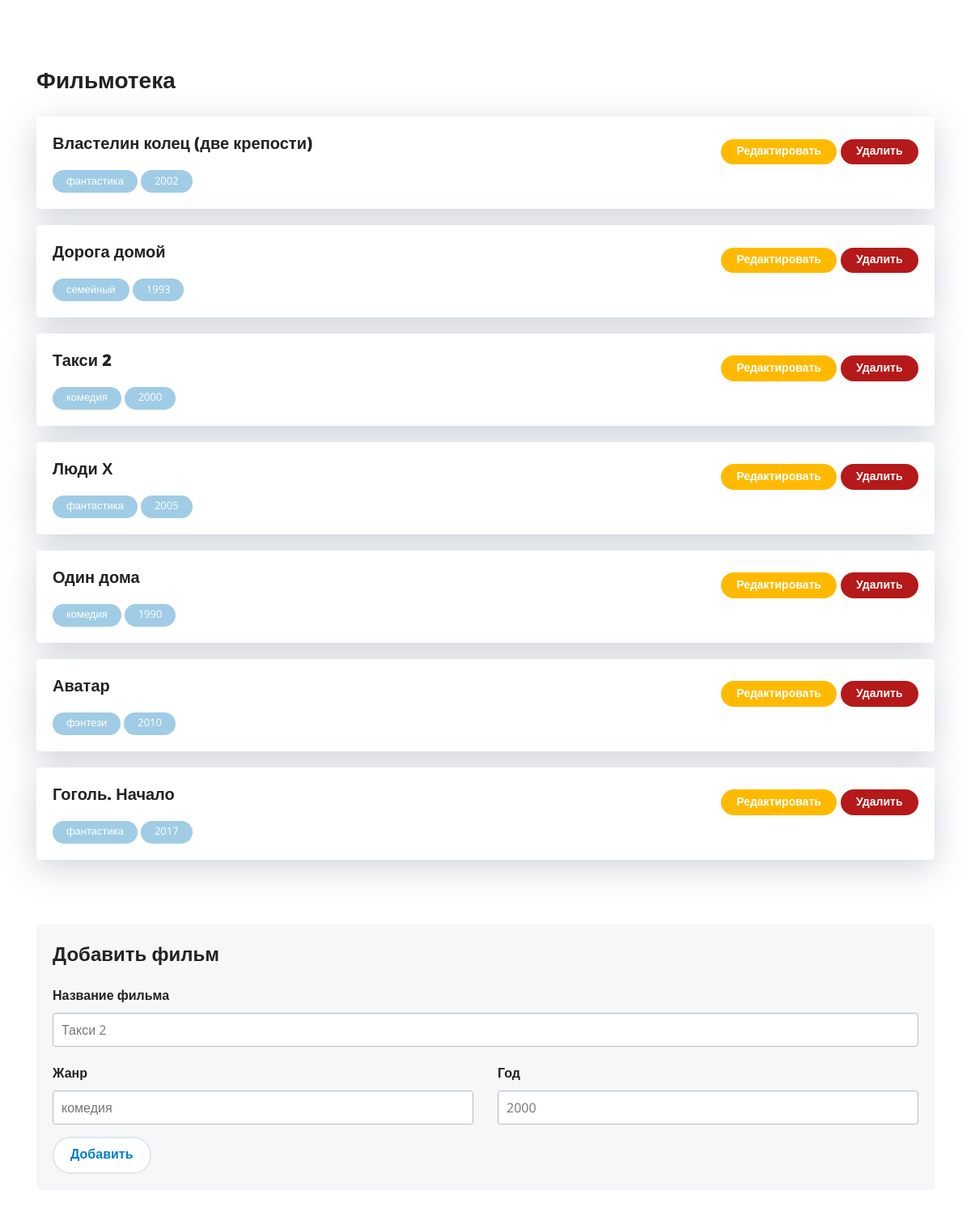
Before: / with the older database file.
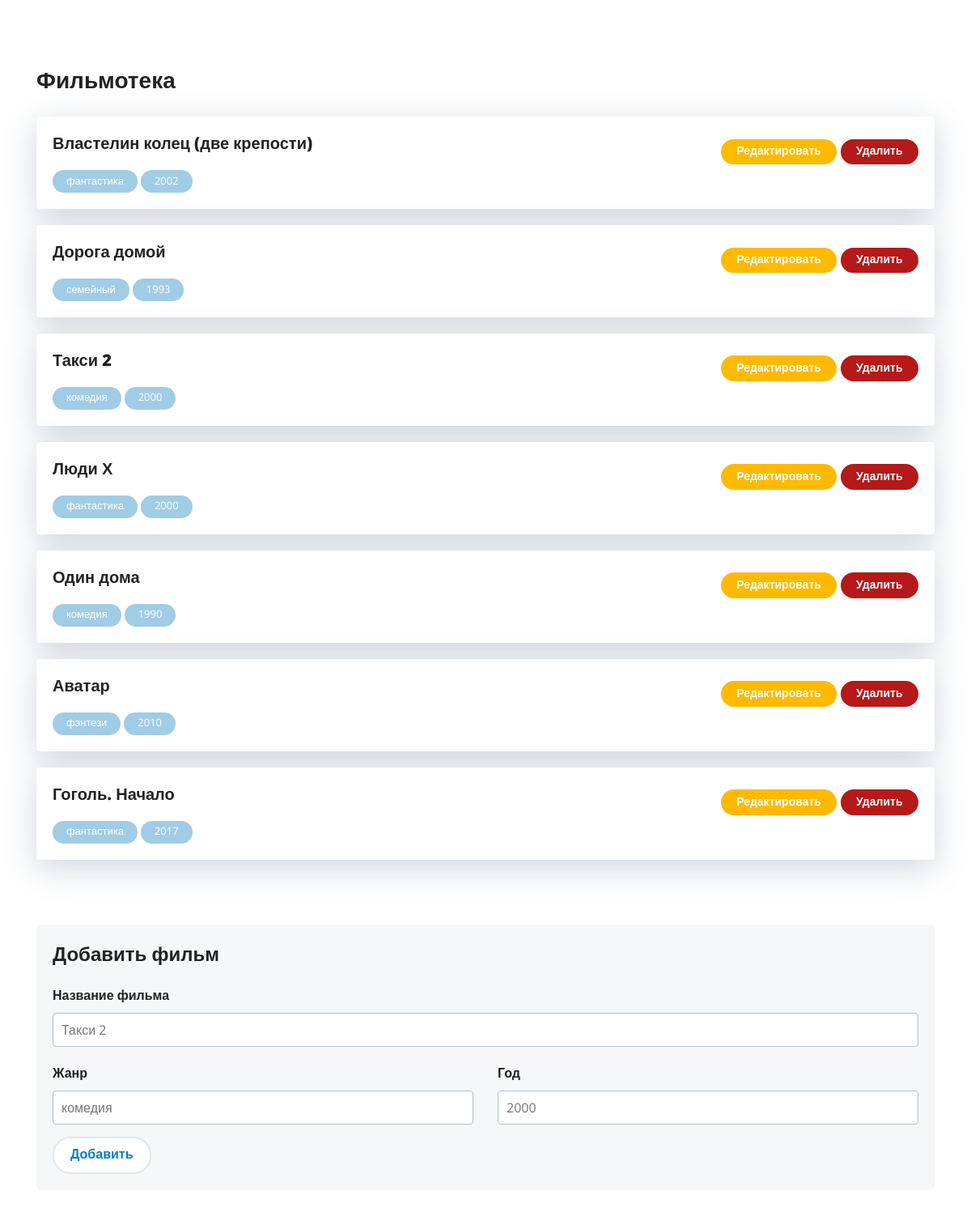
After: the same page with the newer database file.
### tables this page shows
CREATE TABLE `films` (
  `id` int(11) NOT NULL,
  `title` text NOT NULL,
  `genre` text NOT NULL,
  `year` int(11) NOT NULL,
  `description` text NOT NULL,
  `photo` char(255) NOT NULL
);

### index.php (the view, shortened to what this page needs)
<?php
	$link = mysqli_connect('localhost', 'root', '', 'filmoteka');
	$query = "SELECT * FROM `films`";
	$films = array();
	if ($result = mysqli_query($link, $query) ) {
		while ( $row = mysqli_fetch_array($result) ) {
			$films[] = $row;
		}
	}
?>
<!DOCTYPE html>
<html lang="ru">
<head>
	<link rel="stylesheet" href="libs/normalize-css/normalize.css" />
	<link rel="stylesheet" href="libs/bootstrap-4-grid/grid.min.css" />
	<link rel="stylesheet" href="libs/jquery-custom-scrollbar/jquery.custom-scrollbar.css" />
	<link rel="stylesheet" href="./css/main.css" />
</head>
<body class="index-page">
	<div class="container user-content section-page">
		<div class="title-1">Фильмотека</div>
		<?php
			foreach ($films as $key => $film) { ?>
		<div class="card mb-20">
			<div class="card__header">
				<h4 class="title-4"><?=$films[$key]['title']?></h4>
				<div>
					<a href="edit.php?id=<?=$films[$key]['id']?>" class="button button--editsmall ">Редактировать</a>
					<a href="?action=delete&id=<?=$films[$key]['id']?>" class="button button--removesmall">Удалить</a>
				</div>
			</div>
			<div class="badge"><?=$films[$key]['genre']?></div>
			<div class="badge"><?=$films[$key]['year']?></div>
		</div>
		<?php }	?>
		<div class="panel-holder mt-80 mb-40">
			<div class="title-3 mt-0">Добавить фильм</div>
			<form action="index.php" method="POST">
				<div class="form-group"><label class="label">Название фильма<input class="input" name="title" type="text" placeholder="Такси 2" /></label></div>
				<div class="row">
					<div class="col">
						<div class="form-group"><label class="label">Жанр<input class="input" name="genre" type="text" placeholder="комедия" /></label></div>
					</div>
					<div class="col">
						<div class="form-group"><label class="label">Год<input class="input" name="year" type="text" placeholder="2000" /></label></div>
					</div>
				</div><input class="button" type="submit" name="add-film" value="Добавить" />
			</form>
		</div>
	</div>
</body>
</html>

Changed rows visible on the page:
changed films "Люди Х": year "2005" → "2000"
